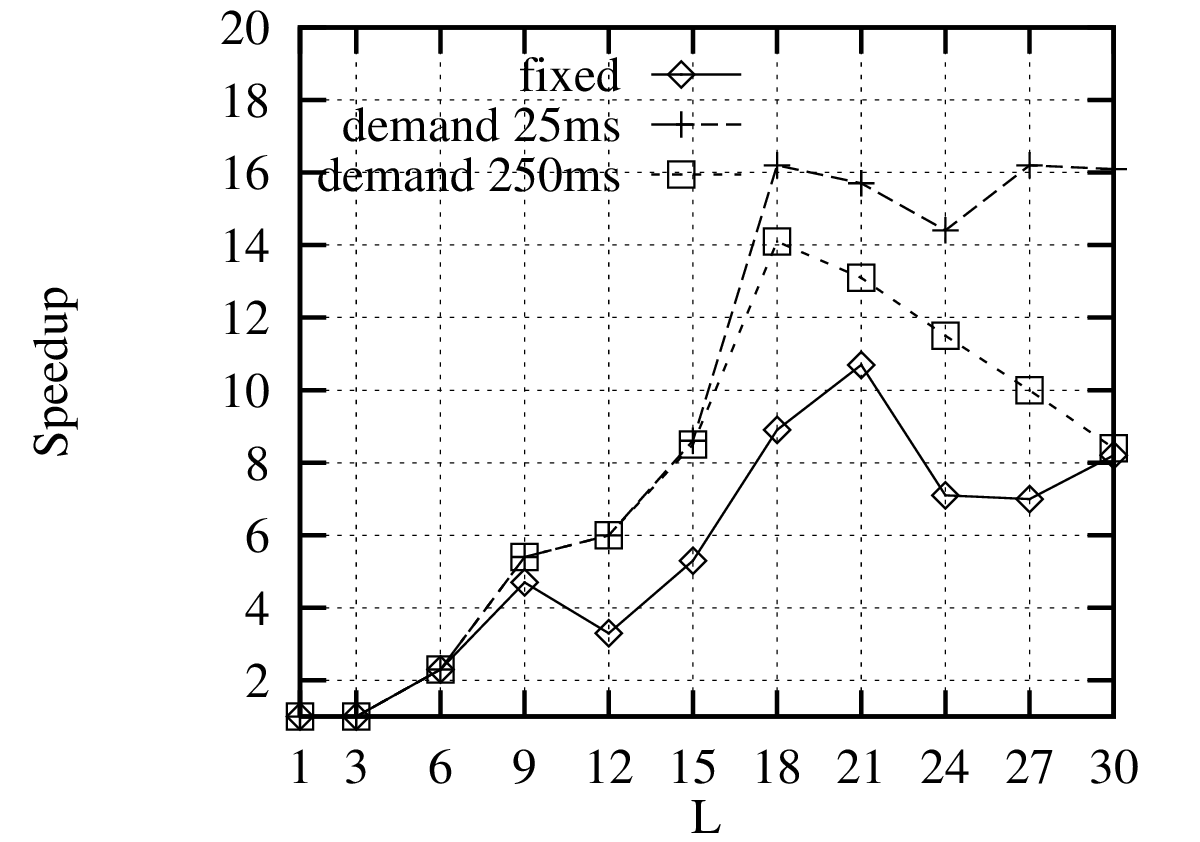

Recreate this plot in gnuplot.

# This is a command file for gnuplot

# set title "pentbook_cut_c Speedup G=30, L=1..30"

set key 12.45,18.7

set grid

set xtics (1,3,6,9,12,15,18,21,24,27,30)

set ylabel "Speedup"

set xlabel "L"

set yrange [1:20]

set size 0.4,0.4

set terminal postscript portrait mono "Times-Roman" 12

set output "pent_bfp_l.ps"

plot "pent_bfp_l.data" using 1:5 title "fixed" with linespoints, \
     "pent_bfp_l.data" using 1:11 title "demand 25ms" with linespoints, \
     "pent_bfp_l.data" using 1:14 title "demand 250ms" with linespoints




